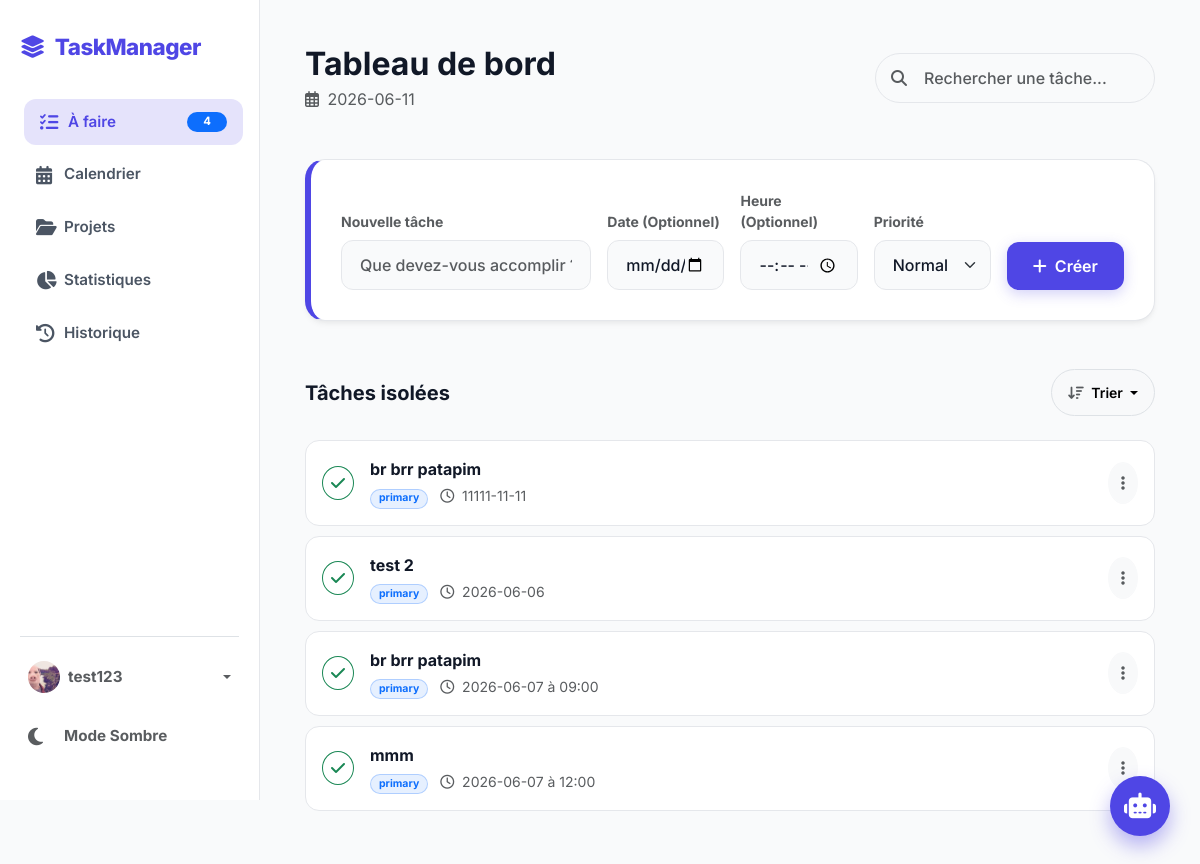
Page / (signed in) on the earlier database version.
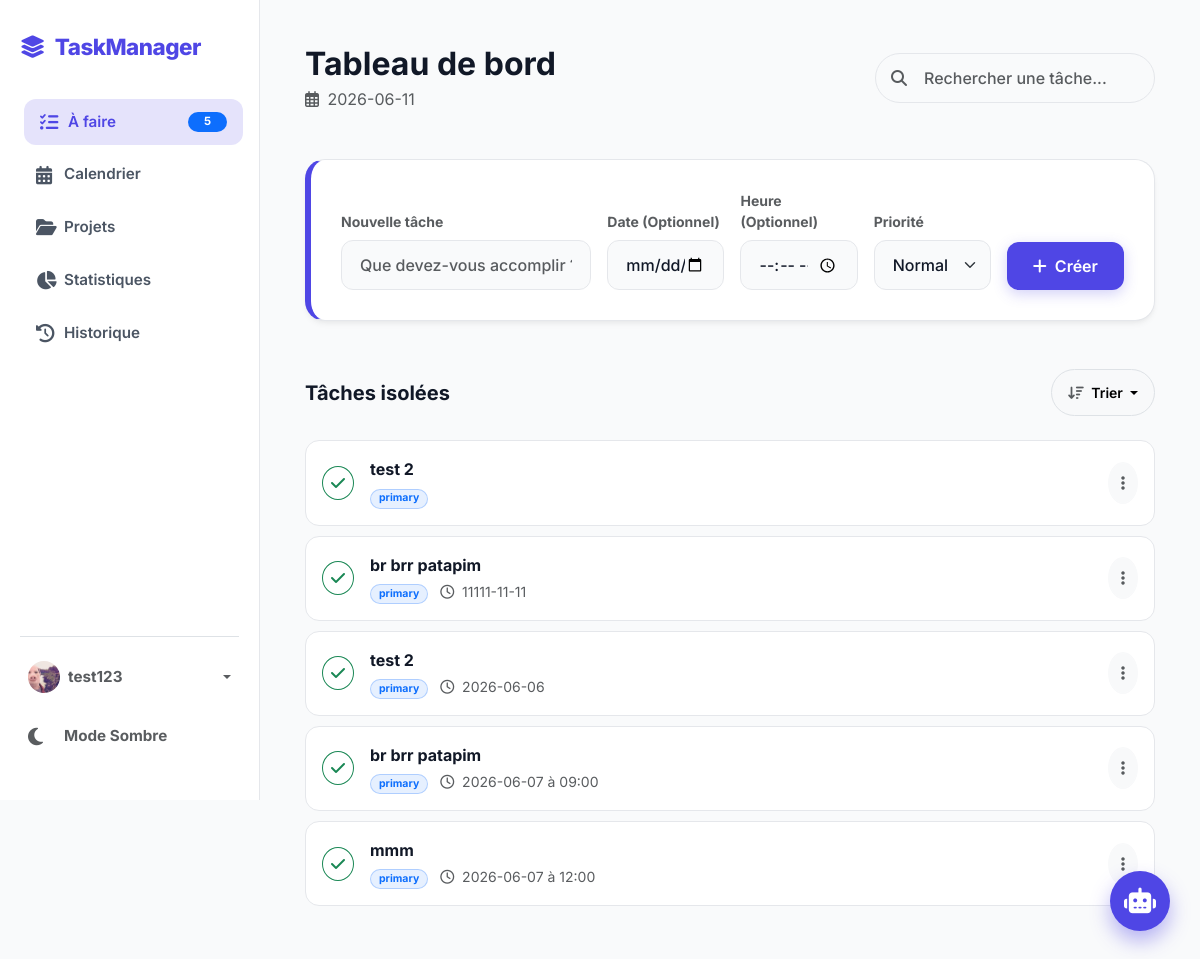
Same page on the later database version.
### tables this page shows
CREATE TABLE users (
        id INTEGER PRIMARY KEY AUTOINCREMENT,
        username TEXT UNIQUE NOT NULL,
        email TEXT UNIQUE NOT NULL,
        password_hash TEXT NOT NULL,
        avatar TEXT DEFAULT NULL,
        theme TEXT DEFAULT 'system',
        notif_email INTEGER DEFAULT 1,
        notif_push INTEGER DEFAULT 1
    );

CREATE TABLE tasks (
        id INTEGER PRIMARY KEY AUTOINCREMENT,
        titre TEXT NOT NULL,
        statut TEXT DEFAULT 'A faire',
        urgence TEXT DEFAULT 'primary',
        date_echeance TEXT,
        project_id INTEGER,
        user_id INTEGER NOT NULL,
        FOREIGN KEY(project_id) REFERENCES projects(id),
        FOREIGN KEY(user_id) REFERENCES users(id)
    );

### app.py (the view)
@app.route("/")
@login_required
def accueil():
    conn = get_db_connection()
    user_id = session['user_id']
    user = conn.execute('SELECT * FROM users WHERE id = ?', (user_id,)).fetchone()
    filtre = request.args.get('trie', 'defaut')
    sql_query = 'SELECT * FROM tasks WHERE user_id = ?'
    if filtre == 'date_croissante':
        sql_query += ' ORDER BY date_echeance ASC'
    elif filtre == 'date_decroissante':
        sql_query += ' ORDER BY date_echeance DESC'
    elif filtre == 'urgence':
        sql_query += " ORDER BY CASE urgence WHEN 'danger' THEN 1 WHEN 'warning' THEN 2 WHEN 'primary' THEN 3 ELSE 4 END ASC, date_echeance ASC"
    elif filtre == 'alphabetique':
        sql_query += ' ORDER BY titre ASC'
    else:
        sql_query += " ORDER BY CASE urgence WHEN 'danger' THEN 1 WHEN 'warning' THEN 2 WHEN 'primary' THEN 3 ELSE 4 END ASC, date_echeance ASC"
    taches = conn.execute(sql_query, (user_id,)).fetchall()
    projets_actifs_db = conn.execute('SELECT * FROM projects WHERE user_id = ? AND (statut = "Actif" OR statut IS NULL)', (user_id,)).fetchall()
    projets_archives_db = conn.execute('SELECT * FROM projects WHERE user_id = ? AND statut = "Archivé"', (user_id,)).fetchall()
    conn.close()
    def formater_projets(liste_db):
        resultat = []
        for p in liste_db:
            taches_projet = [t for t in taches if t['project_id'] == p['id']]
            total = len(taches_projet)
            fait = len([t for t in taches_projet if t['statut'] == 'Terminée'])
            pourcentage = int((fait / total) * 100) if total > 0 else 0
            resultat.append({'infos': p, 'pourcentage': pourcentage, 'taches': taches_projet})
        return resultat
    liste_projets = formater_projets(projets_actifs_db)
    liste_projets_archives = formater_projets(projets_archives_db)
    a_faire = [t for t in taches if t['statut'] == 'A faire' and t['project_id'] is None]
    terminees = [t for t in taches if t['statut'] == 'Terminée' and t['project_id'] is None]
    today = date.today().isoformat()
    stat_danger = len([t for t in taches if t['urgence'] == 'danger'])
    stat_warning = len([t for t in taches if t['urgence'] == 'warning'])
    stat_primary = len([t for t in taches if t['urgence'] == 'primary'])
    total_taches = len(taches)
    total_terminees = len([t for t in taches if t['statut'] == 'Terminée'])
    taux_completion = int((total_terminees / total_taches) * 100) if total_taches > 0 else 0
    stats_kpi = {
        'total_taches': total_taches,
        'terminees': total_terminees,
        'taux_completion': taux_completion,
        'projets_actifs': len(liste_projets)
    }
    radar_labels = [p['infos']['nom'] for p in liste_projets]
    radar_data = [len(p['taches']) for p in liste_projets]
    dates_taches = {}
    for t in taches:
        if t['date_echeance'] and t['statut'] == 'A faire':
            date_str = t['date_echeance'][:10]
            dates_taches[date_str] = dates_taches.get(date_str, 0) + 1
    dates_triees = sorted(dates_taches.keys())
    line_labels = dates_triees[:7]
    line_data = [dates_taches[d] for d in line_labels]
    return render_template("index.html",
                           a_faire=a_faire, terminees=terminees,
                           projets=liste_projets, projets_archives=liste_projets_archives, today=today,
                           stats={'danger': stat_danger, 'warning': stat_warning, 'primary': stat_primary},
                           stats_kpi=stats_kpi, radar_labels=json.dumps(radar_labels), radar_data=json.dumps(radar_data),
                           line_labels=json.dumps(line_labels), line_data=json.dumps(line_data),
                           username=session.get('username'), user=user)

### app.py (called while the page is built)
def get_db_connection():
    conn = sqlite3.connect('database.db')
    conn.row_factory = sqlite3.Row
    return conn

def login_required(f):
    @wraps(f)
    def decorated_function(*args, **kwargs):
        if 'user_id' not in session:
            return redirect(url_for('login'))
        return f(*args, **kwargs)
    return decorated_function

### templates/index.html (shortened to what this page needs)
<!DOCTYPE html>
<html lang="fr">
<head>
    <link href="https://cdn.jsdelivr.net/npm/bootstrap@5.3.0/dist/css/bootstrap.min.css" rel="stylesheet">
    <link rel="stylesheet" href="https://cdnjs.cloudflare.com/ajax/libs/font-awesome/6.4.0/css/all.min.css">
    <link rel="stylesheet" href="{{ url_for('static', filename='style.css') }}">
</head>
<body>
    <div class="wrapper">
        <nav class="sidebar" id="sidebar">
            <div class="sidebar-header"><i class="fas fa-layer-group"></i> TaskManager</div>
            <div class="d-flex flex-column h-100 w-100">
                <a class="nav-link active" href="#" onclick="showTab(event, 'afaire')">
                    <i class="fas fa-list-check"></i> À faire <span class="badge bg-primary ms-auto rounded-pill px-3">{{ a_faire|length }}</span>
                </a>
                <a class="nav-link" href="#" onclick="showTab(event, 'calendar')"><i class="fas fa-calendar-alt"></i> Calendrier</a>
                <a class="nav-link" href="#" onclick="showTab(event, 'projets')"><i class="fas fa-folder-open"></i> Projets</a>
                <a class="nav-link" href="#" onclick="showTab(event, 'stats')"><i class="fas fa-chart-pie"></i> Statistiques</a>
                <a class="nav-link" href="#" onclick="showTab(event, 'terminees')"><i class="fas fa-history"></i> Historique</a>
                <div class="mt-auto pt-3 border-top pb-2">
                    <div class="dropdown mb-3">
                        <a href="#" class="nav-link text-muted d-flex align-items-center dropdown-toggle w-100 p-2" data-bs-toggle="dropdown" aria-expanded="false" style="cursor: pointer;">
                            {% if user and user.avatar %}
                                <img src="{{ url_for('static', filename='uploads/avatars/' + user.avatar) }}" class="rounded-circle me-2 object-fit-cover" style="width:32px;height:32px;" alt="Avatar">
                            {% else %}
                                <i class="fas fa-user-circle text-primary fs-4 me-2"></i>
                            {% endif %}
                            <span class="fw-bold flex-grow-1 text-truncate">{{ username }}</span>
                        </a>
                    </div>
                    <a class="nav-link text-muted p-2" href="#" onclick="toggleDarkMode(event)">
                        <i class="fas fa-moon fs-5 me-2" id="dark-icon"></i> <span id="dark-text" class="fw-bold">Mode Sombre</span>
                    </a>
                </div>
            </div>
        </nav>
        <main class="main-content">
            <div class="d-flex justify-content-between align-items-center mb-5 flex-wrap gap-3">
                <div>
                    <h2 class="fw-bolder m-0 tracking-tight">Tableau de bord</h2>
                    <p class="text-muted m-0 mt-1"><i class="far fa-calendar-alt me-1"></i> {{ today }}</p>
                </div>
                <div class="d-flex gap-3">
                    <div class="position-relative" style="width: 280px;">
                        <input type="text" id="searchInput" class="form-control ps-5 rounded-pill" placeholder="Rechercher une tâche..." onkeyup="filtrerTaches()">
                        <i class="fas fa-search position-absolute top-50 start-0 translate-middle-y ms-3 text-muted"></i>
                    </div>
                </div>
            </div>
            <div id="tab-afaire" class="tab-section animate-stagger">
                <div class="app-card mb-4" style="border-left: 6px solid var(--primary);">
                    <form action="/ajouter" method="POST" class="row g-3 align-items-end">
                        <div class="col-md-4">
                            <label class="small text-muted fw-bold mb-2">Nouvelle tâche</label>
                            <input type="text" name="titre" class="form-control" placeholder="Que devez-vous accomplir ?" required>
                        </div>
                        <div class="col-md-2">
                            <label class="small text-muted fw-bold mb-2">Date (Optionnel)</label>
                            <input type="date" name="date" class="form-control">
                        </div>
                        <div class="col-md-2">
                            <label class="small text-muted fw-bold mb-2">Heure (Optionnel)</label>
                            <input type="time" name="heure" class="form-control">
                        </div>
                        <div class="col-md-2">
                            <label class="small text-muted fw-bold mb-2">Priorité</label>
                            <select name="urgence" class="form-select">
                                <option value="primary">Normal</option>
                            </select>
                        </div>
                        <div class="col-md-2">
                            <button type="submit" class="btn btn-primary w-100"><i class="fas fa-plus me-1"></i> Créer</button>
                        </div>
                    </form>
                </div>
                <div class="d-flex justify-content-between align-items-center mb-4 mt-5">
                    <h5 class="fw-bolder m-0">Tâches isolées</h5>
                    <div class="dropdown">
                        <button class="btn btn-sm btn-light border dropdown-toggle rounded-pill px-3" type="button" data-bs-toggle="dropdown">
                            <i class="fas fa-sort-amount-down me-1 text-muted"></i> Trier
                        </button>
                    </div>
                </div>
                <div>
                    {% for tache in a_faire %}
                        <div class="task-item d-flex justify-content-between align-items-center p-3 search-item bg-card">
                            <div class="d-flex align-items-center gap-3">
                                <a href="/valider/{{ tache.id }}" class="btn btn-outline-success rounded-circle btn-check-anim p-2 lh-1"><i class="fas fa-check"></i></a>
                                <div>
                                    <div class="fw-bold fs-6">{{ tache.titre }}</div>
                                    <div class="small text-muted mt-1">
                                        <span class="badge bg-{{ tache.urgence }} bg-opacity-10 text-{{ tache.urgence }} border border-{{ tache.urgence }} border-opacity-25 rounded-pill px-2">{{ tache.urgence }}</span>
                                        {% if tache.date_echeance %}
                                            <i class="far fa-clock ms-2 me-1"></i> {{ tache.date_echeance | replace('T', ' à ') }}
                                        {% endif %}
                                    </div>
                                </div>
                            </div>
                            <div class="dropdown">
                                <button class="btn btn-light rounded-circle p-2 text-muted" type="button" data-bs-toggle="dropdown"><i class="fas fa-ellipsis-v px-1"></i></button>
                            </div>
                        </div>
                    {% else %}
                        <div class="text-center py-5">
                            <div class="display-1 text-muted opacity-25 mb-3"><i class="fas fa-clipboard-check"></i></div>
                            <h5 class="text-muted fw-bold">Tout est fait !</h5>
                            <p class="text-muted small">Aucune tâche isolée en cours.</p>
                        </div>
                    {% endfor %}
                </div>
            </div>
        </main>
    </div>
    <div class="chatbot-fab" onclick="toggleChat()">
        <i class="fas fa-robot"></i>
    </div>
</body>
</html>

### static/style.css (style rules this page uses)
.chatbot-fab { position: fixed; bottom: 30px; right: 30px; width: 60px; height: 60px; border-radius: 50%; background: var(--primary); color: #fff; display: flex; align-items: center; justify-content: center; font-size: 1.6rem; box-shadow: 0 10px 20px rgba(79, 70, 229, 0.4); cursor: pointer; z-index: 9999; transition: all 0.3s cubic-bezier(0.4, 0, 0.2, 1); }
:root { --primary: #4F46E5; --primary-hover: #4338ca; --primary-glow: rgba(79, 70, 229, 0.15); --bg-body: #F9FAFB; --bg-card: #ffffff; --text-main: #111827; --text-muted: #4B5563; --border: #E5E7EB; --sidebar-width: 260px; --glass-bg: rgba(255, 255, 255, 0.7); --glass-border: rgba(243, 244, 246, 0.6); --shadow-sm: 0 1px 2px 0 rgba(0, 0, 0, 0.05); --shadow-md: 0 4px 6px -1px rgba(0, 0, 0, 0.05), 0 2px 4px -1px rgba(0, 0, 0, 0.03); --shadow-lg: 0 20px 25px -5px rgba(0, 0, 0, 0.05), 0 10px 10px -5px rgba(0, 0, 0, 0.02); }
body { background-color: var(--bg-body); color: var(--text-main); font-family: 'Inter', sans-serif; transition: background-color 0.4s cubic-bezier(0.4, 0, 0.2, 1), color 0.4s cubic-bezier(0.4, 0, 0.2, 1); overflow-x: hidden; }
.wrapper { display: flex; min-height: 100vh; }
.sidebar { width: var(--sidebar-width); background: var(--bg-card); border-right: 1px solid var(--border); position: fixed; height: 100vh; padding: 30px 20px; z-index: 2000; left: 0; top: 0; display: flex; flex-direction: column; transition: all 0.3s ease; }
.sidebar-header { font-size: 1.4rem; font-weight: 800; color: var(--primary); margin-bottom: 35px; display: flex; align-items: center; gap: 10px; letter-spacing: -0.5px; }
.nav-link { display: flex; align-items: center; padding: 12px 16px; color: var(--text-muted); border-radius: 12px; margin-bottom: 6px; text-decoration: none; font-weight: 600; font-size: 0.95rem; cursor: pointer; transition: all 0.2s cubic-bezier(0.4, 0, 0.2, 1); }
.nav-link:hover, .nav-link.active { background-color: var(--primary-glow); color: var(--primary); transform: translateX(4px); }
.nav-link i { width: 28px; font-size: 1.15rem; }
.main-content { flex: 1; margin-left: var(--sidebar-width); padding: 45px; min-width: 0; }
.app-card { background-color: var(--bg-card); border: 1px solid var(--border); border-radius: 20px; padding: 30px; box-shadow: var(--shadow-md); transition: transform 0.3s ease, box-shadow 0.3s ease, background-color 0.3s ease, border-color 0.3s ease; }
.form-control, .form-select { background-color: var(--bg-body); border: 1px solid var(--border); color: var(--text-main); padding: 12px 18px; border-radius: 12px; font-weight: 500; transition: all 0.25s ease; }
.btn { border-radius: 12px; font-weight: 600; padding: 12px 24px; transition: all 0.25s cubic-bezier(0.4, 0, 0.2, 1); }
.btn-primary { background: var(--primary); border: none; box-shadow: 0 4px 14px rgba(79, 70, 229, 0.25); }
.task-item { border: 1px solid var(--border); border-radius: 14px; margin-bottom: 10px; background: var(--bg-card); transition: all 0.2s ease; }

Differences in the rows shown:
added tasks: titre "test 2", urgence "primary"
Other differences:
{{ a_faire|length }}: "4" → "5"
